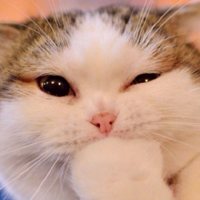
#> input picture img/cat.jpg, 200 x 200 px
$ python main.py
#> lines starting #> are read from the running program, lines starting #| are printed output that depends on the picture
import cv2 as cv
import numpy as np
from matplotlib import pyplot as plt

# 傅里叶变换
img = cv.imread("../../img/cat.jpg", 0)
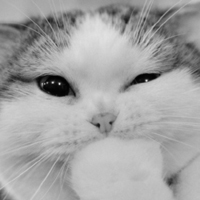
#> img: shape (200, 200); min 1, max 226, mean 164
img_float32 = np.float32(img)

dft = cv.dft(img_float32, flags=cv.DFT_COMPLEX_OUTPUT)
dft_shift = np.fft.fftshift(dft)

magnitude_spectrum = 20 * np.log(cv.magnitude(dft_shift[:, :, 0], dft_shift[:, :, 1]))
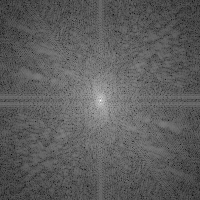
#> magnitude_spectrum: shape (200, 200) float32; min 28.75, max 313.9, mean 133.3; drawn with min black and max white

plt.subplot(121), plt.imshow(img, cmap='gray')
plt.title('Input'), plt.xticks([]), plt.yticks([])
plt.subplot(122), plt.imshow(magnitude_spectrum, cmap='gray')
plt.title('Magnitude Spectrum'), plt.xticks([]), plt.yticks([])
plt.show()
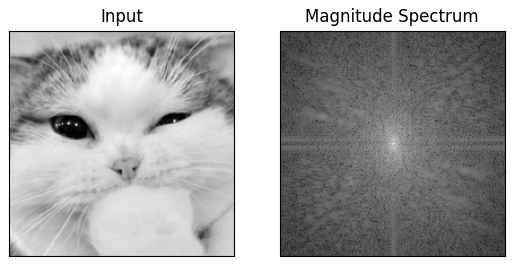
#> figure drawn by matplotlib, 2 panels
